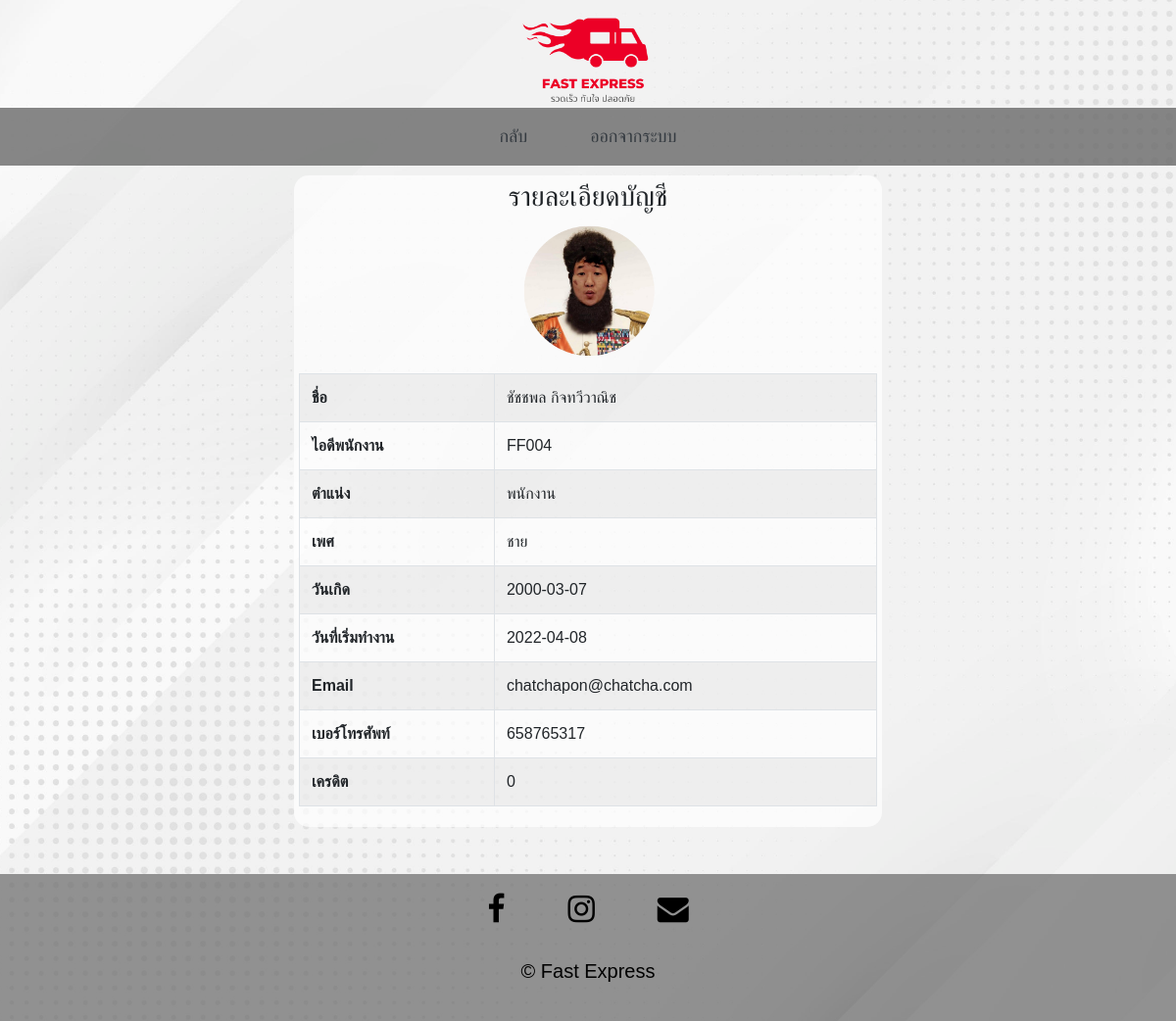
The app's page /account.php (signed in) with its own data.
### tables this page shows
CREATE TABLE `staff` (
  `StaffID` varchar(30) NOT NULL,
  `Name` varchar(30) NOT NULL,
  `Designation` varchar(30) NOT NULL,
  `Gender` varchar(10) NOT NULL,
  `DOB` date NOT NULL,
  `DOJ` date NOT NULL,
  `Salary` int(11) NOT NULL,
  `Mobile` bigint(20) NOT NULL,
  `Email` varchar(30) NOT NULL,
  `Credits` int(11) NOT NULL DEFAULT 0
);

### account.php (the view, shortened to what this page needs)
<?php
    include("db_connect.php");
    $id = $_SESSION['id'];
    $sql = "SELECT * FROM staff WHERE StaffID='$id'";
    $result = mysqli_query($conn, $sql);
    $staff = mysqli_fetch_assoc($result);
?>
<!DOCTYPE html>
<html>
    <head>
        <link rel="stylesheet" href="style/bootstrap.css">
        <link rel="stylesheet" href="style/index_styles.css">
        <link rel="stylesheet" href="https://cdnjs.cloudflare.com/ajax/libs/font-awesome/4.7.0/css/font-awesome.min.css">
        <body style="background-image:url(images/bbg2.jpg)">
    </head>
    <body style="font-family: Arial, Helvetica, sans-serif;">
        <div ><img src="Images/fa.png" id="logo" style="height: 100px !important; margin-top: 10px !important;"  ></div>
        <nav class="navbar navbar-toggleable-md navbar-expand-lg navbar-default navbar-light mb-10" style="background-color: rgba(105, 105, 105, 0.8);">
            <div class="container">
                <div class="collapse navbar-collapse" id="mainNav">
                    <div class="navbar-nav  " style="margin: 0 auto; font-size: large;">
                        <a class="nav-item nav-link text-dark mr-5  " href="staff.php">กลับ</a>
                        <a class="nav-item nav-link text-dark" href="logout.php" >ออกจากระบบ</a>
                    </div>
                </div>
            </div>
        </nav>
        <div class="container text-center" style="width : 50%; background-color: rgba(255, 255, 255, 0.7); margin-top: 10px; border-radius:15px; padding: 5px;">
            <h3 >รายละเอียดบัญชี</h3>
            <img src="Images/profile.png" style="margin:0 auto; height: 140px; width: 140px; margin-bottom: 15px;">
            <table class="text-left table table-bordered table-striped" >
                <tr><td style="font-weight:bold;">ชื่อ</td><td><?php echo $staff['Name']; ?></td></tr>
                <tr><td style="font-weight:bold;">ไอดีพนักงาน</td><td><?php echo $staff['StaffID']; ?></td></tr>
                <tr><td style="font-weight:bold;">ตำแน่ง</td><td><?php echo $staff['Designation']; ?></td></tr>
                <tr><td style="font-weight:bold;">เพศ</td><td><?php echo $staff['Gender']; ?></td></tr>
                <tr><td style="font-weight:bold;">วันเกิด</td><td><?php echo $staff['DOB']; ?></td></tr>
                <tr><td style="font-weight:bold;">วันที่เริ่มทำงาน</td><td><?php echo $staff['DOJ']; ?></td></tr>
                <tr><td style="font-weight:bold;">Email</td><td><?php echo $staff['Email']; ?></td></tr>
                <tr><td style="font-weight:bold;">เบอร์โทรศัพท์</td><td><?php echo $staff['Mobile']; ?></td></tr>
                <tr><td style="font-weight:bold;">เครดิต</td><td><?php echo $staff['Credits']; ?></td></tr>
            </table>
        </div>
        <div class="container-fluid text-center mt-5" style="background-color: rgba(105, 105, 105, 0.7); padding: 20px; position: relative;">
            <div class="i-bar" style="display: flex; flex-direction: row; flex-wrap: wrap; justify-content:center; margin-bottom: 2em;">
                <a class="fa fa-facebook " href="#" style="border: none; text-decoration: none;  margin: 0em 1em; color:black; font-size: xx-large;"></a>
                <a class="fa fa-instagram" href="#" style="border: none; text-decoration: none;  margin: 0em 1em; color:black; font-size: xx-large;"></a>
                <a class="fa fa-envelope " href="#" style="border: none; text-decoration: none;  margin: 0em 1em; color:black; font-size: xx-large;"></a>
            </div>
            <p class="credit" style="font-size: 20px; font-stretch: 3px; text-align: center; color: black;">© Fast Express</p>
        </div>
    </body>
    </body>
</html>

### style/index_styles.css (style rules this page uses)
body, html { margin: 0; height: 100%; background-image: url('Images/bbg2.jpg'); background-position: center; background-repeat: no-repeat; background-size: cover; overflow-x: hidden; position: relative; z-index: -99; font-family: Arial, Helvetica, sans-serif !important; }
#logo { height: 100px !important; width: auto; margin: 0 auto; display: block; text-align: center; z-index: 9; }

### records on screen
staff: Name "ชัชชพล กิจทวีวาณิช", StaffID "FF004", Designation "พนักงาน", Gender "ชาย", DOB "2000-03-07", DOJ "2022-04-08", Email "chatchapon@chatcha.com", Mobile "658765317", Credits "0"
